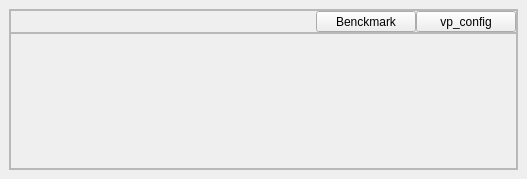
<?xml version="1.0" encoding="UTF-8"?>
<ui version="4.0">
 <class>vpDockWidgetTest</class>
 <widget class="QDockWidget" name="vpDockWidgetTest">
  <property name="geometry">
   <rect>
    <x>0</x>
    <y>0</y>
    <width>527</width>
    <height>179</height>
   </rect>
  </property>
  <property name="minimumSize">
   <size>
    <width>188</width>
    <height>172</height>
   </size>
  </property>
  <property name="windowTitle">
   <string>DockWidget</string>
  </property>
  <widget class="QWidget" name="dockWidgetContents">
   <layout class="QVBoxLayout" name="verticalLayout_2">
    <item>
     <widget class="QFrame" name="frame">
      <property name="frameShape">
       <enum>QFrame::StyledPanel</enum>
      </property>
      <property name="frameShadow">
       <enum>QFrame::Raised</enum>
      </property>
      <layout class="QVBoxLayout" name="verticalLayout" stretch="1,10">
       <property name="spacing">
        <number>0</number>
       </property>
       <property name="margin">
        <number>0</number>
       </property>
       <item>
        <widget class="QFrame" name="frame_options">
         <property name="frameShape">
          <enum>QFrame::StyledPanel</enum>
         </property>
         <property name="frameShadow">
          <enum>QFrame::Raised</enum>
         </property>
         <layout class="QHBoxLayout" name="horizontalLayout">
          <property name="spacing">
           <number>0</number>
          </property>
          <property name="margin">
           <number>0</number>
          </property>
          <item>
           <spacer name="horizontalSpacer">
            <property name="orientation">
             <enum>Qt::Horizontal</enum>
            </property>
            <property name="sizeType">
             <enum>QSizePolicy::Expanding</enum>
            </property>
            <property name="sizeHint" stdset="0">
             <size>
              <width>40</width>
              <height>20</height>
             </size>
            </property>
           </spacer>
          </item>
          <item>
           <widget class="QToolButton" name="btn_bench">
            <property name="sizePolicy">
             <sizepolicy hsizetype="MinimumExpanding" vsizetype="MinimumExpanding">
              <horstretch>0</horstretch>
              <verstretch>0</verstretch>
             </sizepolicy>
            </property>
            <property name="maximumSize">
             <size>
              <width>100</width>
              <height>100</height>
             </size>
            </property>
            <property name="sizeIncrement">
             <size>
              <width>5</width>
              <height>5</height>
             </size>
            </property>
            <property name="text">
             <string>Benckmark</string>
            </property>
           </widget>
          </item>
          <item>
           <widget class="QToolButton" name="btn_vp_config">
            <property name="sizePolicy">
             <sizepolicy hsizetype="MinimumExpanding" vsizetype="MinimumExpanding">
              <horstretch>0</horstretch>
              <verstretch>0</verstretch>
             </sizepolicy>
            </property>
            <property name="maximumSize">
             <size>
              <width>100</width>
              <height>100</height>
             </size>
            </property>
            <property name="sizeIncrement">
             <size>
              <width>5</width>
              <height>5</height>
             </size>
            </property>
            <property name="text">
             <string>vp_config</string>
            </property>
           </widget>
          </item>
         </layout>
        </widget>
       </item>
       <item>
        <widget class="QFrame" name="frame_vp">
         <property name="minimumSize">
          <size>
           <width>100</width>
           <height>100</height>
          </size>
         </property>
         <property name="frameShape">
          <enum>QFrame::StyledPanel</enum>
         </property>
         <property name="frameShadow">
          <enum>QFrame::Raised</enum>
         </property>
        </widget>
       </item>
      </layout>
     </widget>
    </item>
   </layout>
  </widget>
 </widget>
 <resources/>
 <connections/>
</ui>
